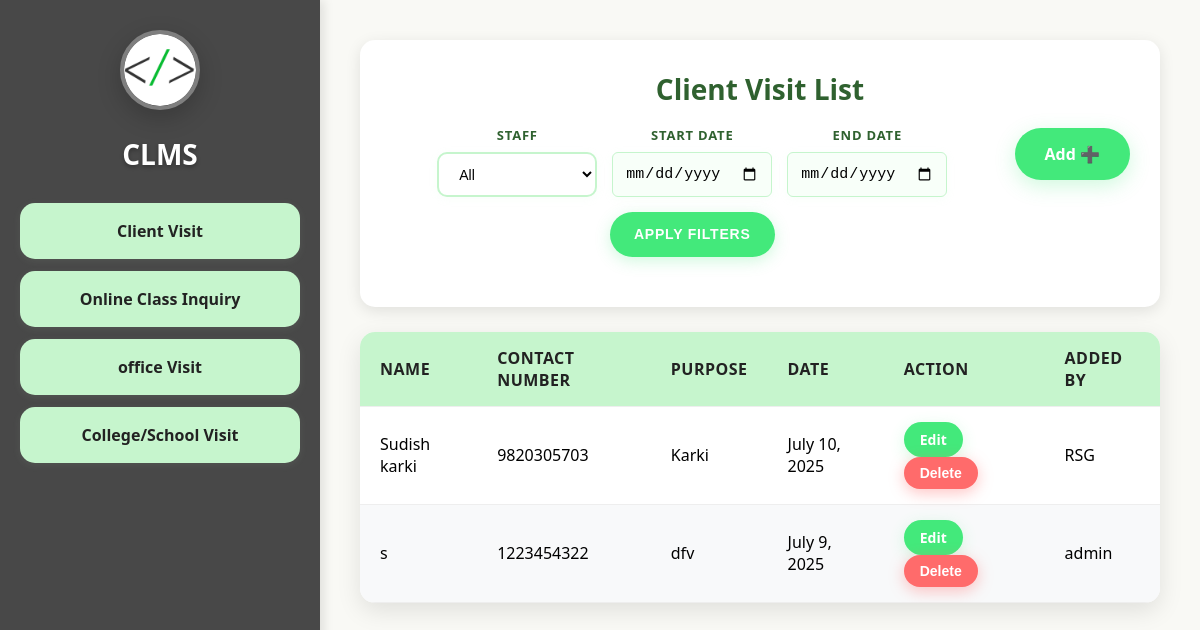
The app's page /add-dashboard/client-visit/list/ (signed in), older data.
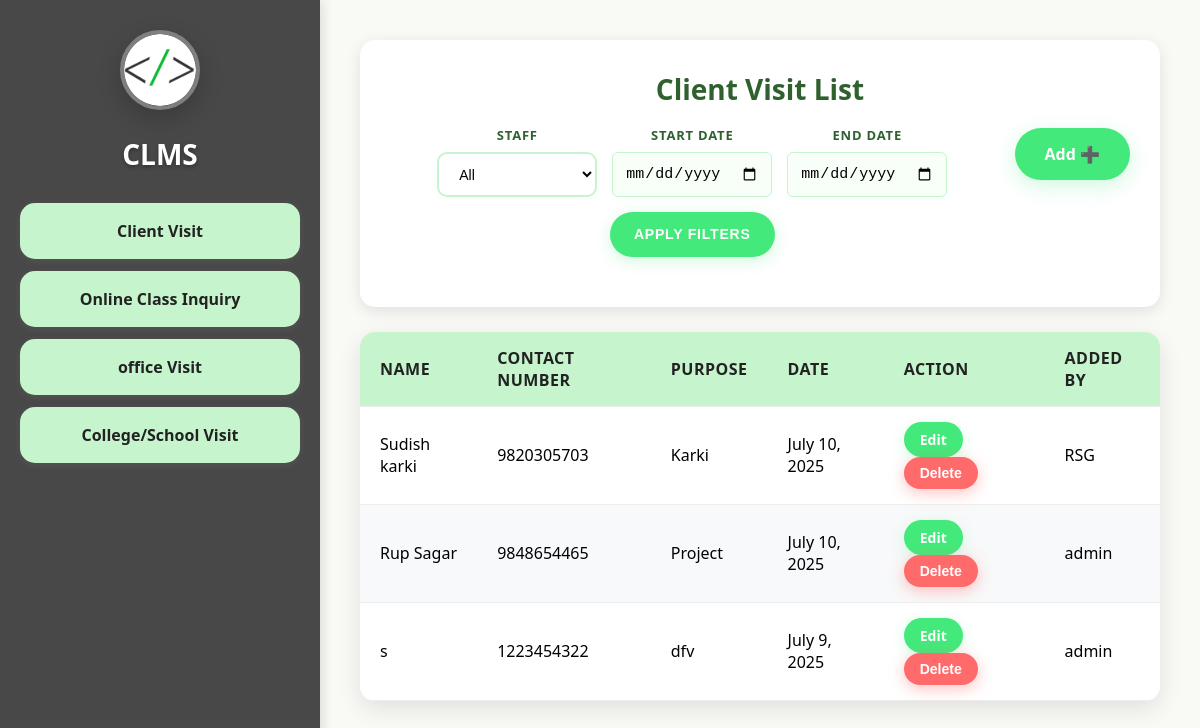
The same page, newer data.
### staff/models.py (models this page shows, shortened)
class ClientVisit(models.Model):
    user = models.ForeignKey(User, on_delete=models.CASCADE)
    contact_number = models.CharField(max_length=20)
    name = models.CharField(max_length=100)
    purpose = models.CharField(max_length=255)
    date = models.DateField()

### staff/views.py (the view)
# urls.py: path('client-visit/list/', views.client_visit_list, name='client_visit_list'),
@login_required
def client_visit_list(request):
    if request.user.is_superuser:
        client_visits = ClientVisit.objects.all().order_by('-date')
        staff_filter = request.GET.get('staff')
        if staff_filter and staff_filter != 'all':
            client_visits = client_visits.filter(user_id=staff_filter)
        start_date = request.GET.get('start_date')
        end_date = request.GET.get('end_date')
        if start_date:
            try:
                start_date = datetime.strptime(start_date, '%Y-%m-%d').date()
                client_visits = client_visits.filter(date__gte=start_date)
            except ValueError:
                pass
        if end_date:
            try:
                end_date = datetime.strptime(end_date, '%Y-%m-%d').date()
                client_visits = client_visits.filter(date__lte=end_date)
            except ValueError:
                pass
        staff_users = User.objects.filter(is_staff=True).order_by('username')
    else:
        client_visits = ClientVisit.objects.filter(user=request.user).order_by('-date')
        staff_users = None
    return render(request, 'pages/staff/Client_Visit.html', {
        'client_visits': client_visits,
        'staff_users': staff_users,
        'current_filters': {
            'staff': request.GET.get('staff', ''),
            'start_date': request.GET.get('start_date', ''),
            'end_date': request.GET.get('end_date', ''),
        }
    })

### templates/pages/staff/Client_Visit.html (shortened to what this page needs)
{% load static %}
<!DOCTYPE html>
<html lang="en">
<head>
  <link rel="stylesheet" href="{% static 'css/Visit.css' %}">
</head>
<body>
<div class="container">
  <div class="sidebar">
      <div class="logo">
        <a href="{% url 'add_dashboard' %}">
         <img src="{% static 'assets/favicon.png' %}" alt="Logo">
        </a>
      </div>
      <h2>CLMS</h2>
      <ul>
        <li><a href="{% url 'client_visit_list' %}">Client Visit</a></li>
        <li><a href="{% url 'online_class_list' %}">Online Class Inquiry</a></li>
        <li><a href="{% url 'office_visit_list' %}">office Visit</a></li>
        <li><a href="{% url 'college_visit_list' %}">College/School Visit</a></li>
      </ul>
    </div>
  <div class="main-content">
    <div class="header">
      <h2>Client Visit List</h2>
      <div class="header-controls">
        <a href="{% url 'add_dashboard' %}" class="add-btn">Add ➕</a>
        {% if user.is_superuser and staff_users %}
        <div class="filter-container">
          <form method="GET" class="filter-form" style="display: flex; align-items: center; gap: 15px; flex-wrap: wrap;">
            <div class="filter-item">
              <label for="staff">Staff</label>
              <select name="staff" id="staff">
                <option value="all" {% if current_filters.staff == 'all' or not current_filters.staff %}selected{% endif %}>All</option>
              </select>
            </div>
            <div class="filter-item">
              <label for="start_date">Start Date</label>
              <input type="date" name="start_date" id="start_date" value="{{ current_filters.start_date }}" placeholder="yyyy-mm-dd">
            </div>
            <div class="filter-item">
              <label for="end_date">End Date</label>
              <input type="date" name="end_date" id="end_date" value="{{ current_filters.end_date }}" placeholder="yyyy-mm-dd">
            </div>
            <button type="submit" class="apply-btn">Apply Filters</button>
          </form>
        </div>
        {% endif %}
      </div>
    </div>
    <table>
      <thead>
        <tr>
          <th>Name</th>
          <th>Contact Number</th>
          <th>Purpose</th>
          <th>Date</th>
          <th>Action</th>
          <th>Added By</th>
        </tr>
      </thead>
      <tbody>
        {% for visit in client_visits %}
        <tr class="{% cycle 'white-row' 'green-row' %}">
          <td>{{ visit.name }}</td>
          <td>{{ visit.contact_number }}</td>
          <td>{{ visit.purpose }}</td>
          <td>{{ visit.date }}</td>
          <td>
            <a href="{% url 'edit_client' visit.id %}" class="edit-btn">Edit</a>
            <form method="POST" action="{% url 'delete_client' visit.id %}" style="display:inline;">
              <button class="delete-btn">Delete</button>
            </form>
          </td>
          <td>{{ visit.user.username }}</td>
        </tr>
        {% empty %}
        <tr>
          <td colspan="5">No client visits available.</td>
        </tr>
        {% endfor %}
      </tbody>
    </table>
  </div>
</div>
</body>
</html>

Row changes from the older to the newer data that the page shows:
added ClientVisit: name "Rup Sagar", contact_number "9848654465", purpose "Project", date "July 10, 2025", user.username "admin"
